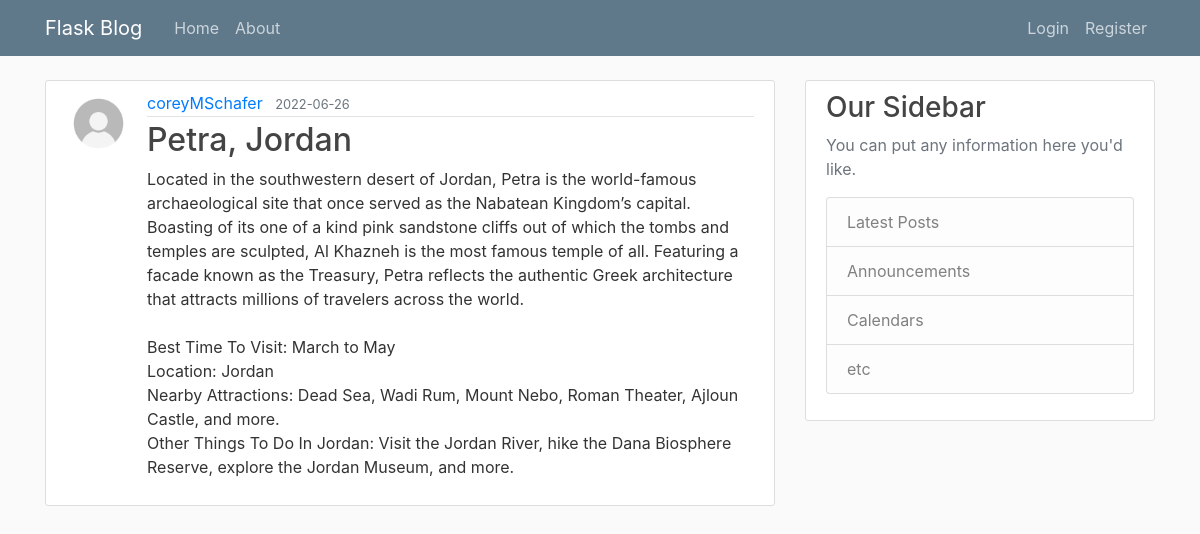
Screenshot of /post/21 with the database file from the repository.
### app/models.py (models this page shows, shortened)
class User(db.Model, UserMixin):
  id = db.Column(db.Integer, primary_key=True)
  username = db.Column(db.String(20), unique=True, nullable=False)
  email = db.Column(db.String(120), unique=True, nullable=False)
  image_file = db.Column(db.String(20), nullable=False, default='default.jpg')
  password = db.Column(db.String(60), nullable=False)
  posts = db.relationship('Post', backref='author',lazy=True)

class Post(db.Model):
  id = db.Column(db.Integer, primary_key=True)
  title = db.Column(db.String(100), nullable=False)
  date_posted = db.Column(db.DateTime, nullable=False, default=datetime.utcnow)
  content = db.Column(db.Text, nullable=False)
  user_id = db.Column(db.Integer, db.ForeignKey('user.id'), nullable=False)

### app/posts/routes.py (the view)
@posts.route("/post/<int:post_id>")
def post(post_id):
  post = Post.query.get_or_404(post_id)
  return render_template('post.html', title=post.title, post=post)

### app/templates/post.html (shortened to what this page needs)
{% extends "layout.html" %}
{% block content %}
<article class="media content-section">
  <img src="{{ url_for('static', filename='profile_pics/' + post.author.image_file) }}"
    class="rounded-circle article-img">
  <div class="media-body">
    <div class="article-metadata">
      <a class="mr-2" href="{{ url_for('users.user_posts', username=post.author.username) }}">{{ post.author.username }}</a>
      <small class="text-muted">{{ post.date_posted.strftime('%Y-%m-%d') }}</small>
    </div>
    <h2 class="article-title">{{ post.title }}</h2>
    <p class="article-content">{{ post.content }}</p>
  </div>
</article>
{% endblock content %}

### app/static/main.css (style rules this page uses)
body { background: #fafafa; color: #333333; margin-top: 5rem; }
h1, h2, h3, h4, h5, h6 { color: #444444; }
.content-section { background: #ffffff; padding: 10px 20px; border: 1px solid #dddddd; border-radius: 3px; margin-bottom: 20px; }
.article-title { color: #444444; }
.article-content { white-space: pre-line; }
.article-img { height: 65px; width: 65px; margin-right: 16px; }
.article-metadata { padding-bottom: 1px; margin-bottom: 4px; border-bottom: 1px solid #e3e3e3 }

### rows the page displays
User: image_file (placeholder picture), author.username "coreyMSchafer"
Post: date_posted "2022-06-26", title "Petra, Jordan", content "Located in the southwestern desert of Jordan, Petra is the world-famous archaeological site that once served as the Nabatean Kingdom’s capital. Boasting of its one of a kind pink sandstone cliffs out of which the tombs and temples are sculpted, Al Khazneh is the most famous temple of all. Featuring a facade known as the Treasury, Petra reflects the authentic Greek architecture that attracts millions of travelers across the world. Best Time To Visit: March to May Location: Jordan Nearby Attractions: Dead Sea, Wadi Rum, Mount Nebo, Roman Theater, Ajloun Castle, and more. Other Things To Do In Jordan: Visit the Jordan River, hike the Dana Biosphere Reserve, explore the Jordan Museum, and more."
